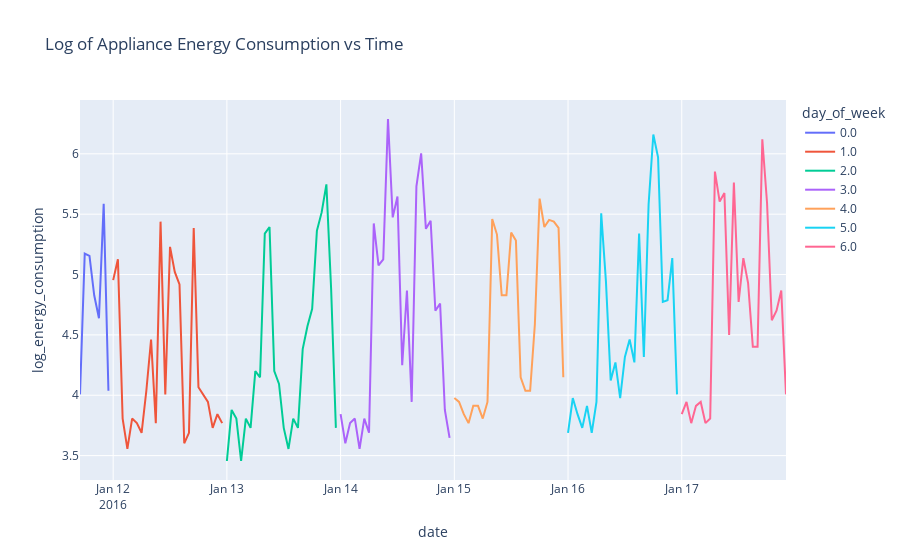

The notebook cell saved with this chart:
### Code cell
import plotly.express as px
# For clarity in visualization and presentation, 
# only consider the first 150 hours of data.
plot_length = 150
plot_df = resample_df.copy(deep=True).iloc[:plot_length] #浅いコピー　深いコピー　https://qiita.com/snowdrop/items/f132b26b46a94af3cc89

fig = px.line(plot_df,
              x="date",
              y="log_energy_consumption", 
              color="day_of_week", 
              title="Log of Appliance Energy Consumption vs Time")
fig.show()

### Figure 1 — Plotly figure (JSON) as saved in the notebook; plotly's stock layout.template omitted (floating-point values rounded to 4 significant figures)
{"data": [{"hovertemplate": "day_of_week=0.0<br>date=%{x}<br>log_energy_consumption=%{y}<extra></extra>", "legendgroup": "0.0", "line": {"color": "#636efa", "dash": "solid"}, "mode": "lines", "name": "0.0", "orientation": "v", "showlegend": true, "type": "scatter", "x": ["2016-01-11T17:00:00", "2016-01-11T18:00:00", "2016-01-11T19:00:00", "2016-01-11T20:00:00", "2016-01-11T21:00:00", "2016-01-11T22:00:00", "2016-01-11T23:00:00"], "xaxis": "x", "y": [4.007, 5.174, 5.155, 4.828, 4.638, 5.586, 4.037], "yaxis": "y"}, {"hovertemplate": "day_of_week=1.0<br>date=%{x}<br>log_energy_consumption=%{y}<extra></extra>", "legendgroup": "1.0", "line": {"color": "#EF553B", "dash": "solid"}, "mode": "lines", "name": "1.0", "orientation": "v", "showlegend": true, "type": "scatter", "x": ["2016-01-12T00:00:00", "2016-01-12T01:00:00", "2016-01-12T02:00:00", "2016-01-12T03:00:00", "2016-01-12T04:00:00", "2016-01-12T05:00:00", "2016-01-12T06:00:00", "2016-01-12T07:00:00", "2016-01-12T08:00:00", "2016-01-12T09:00:00", "2016-01-12T10:00:00", "2016-01-12T11:00:00", "2016-01-12T12:00:00", "2016-01-12T13:00:00", "2016-01-12T14:00:00", "2016-01-12T15:00:00", "2016-01-12T16:00:00", "2016-01-12T17:00:00", "2016-01-12T18:00:00", "2016-01-12T19:00:00", "2016-01-12T20:00:00", "2016-01-12T21:00:00", "2016-01-12T22:00:00", "2016-01-12T23:00:00"], "xaxis": "x", "y": [4.953, 5.126, 3.807, 3.555, 3.807, 3.769, 3.689, 4.037, 4.462, 3.769, 5.438, 4.007, 5.229, 5.022, 4.918, 3.602, 3.689, 5.386, 4.066, 4.007, 3.945, 3.73, 3.843, 3.769], "yaxis": "y"}, {"hovertemplate": "day_of_week=2.0<br>date=%{x}<br>log_energy_consumption=%{y}<extra></extra>", "legendgroup": "2.0", "line": {"color": "#00cc96", "dash": "solid"}, "mode": "lines", "name": "2.0", "orientation": "v", "showlegend": true, "type": "scatter", "x": ["2016-01-13T00:00:00", "2016-01-13T01:00:00", "2016-01-13T02:00:00", "2016-01-13T03:00:00", "2016-01-13T04:00:00", "2016-01-13T05:00:00", "2016-01-13T06:00:00", "2016-01-13T07:00:00", "2016-01-13T08:00:00", "2016-01-13T09:00:00", "2016-01-13T10:00:00", "2016-01-13T11:00:00", "2016-01-13T12:00:00", "2016-01-13T13:00:00", "2016-01-13T14:00:00", "2016-01-13T15:00:00", "2016-01-13T16:00:00", "2016-01-13T17:00:00", "2016-01-13T18:00:00", "2016-01-13T19:00:00", "2016-01-13T20:00:00", "2016-01-13T21:00:00", "2016-01-13T22:00:00", "2016-01-13T23:00:00"], "xaxis": "x", "y": [3.455, 3.878, 3.807, 3.455, 3.807, 3.73, 4.2, 4.148, 5.339, 5.394, 4.2, 4.094, 3.73, 3.555, 3.807, 3.73, 4.382, 4.571, 4.716, 5.363, 5.515, 5.747, 4.88, 3.73], "yaxis": "y"}, {"hovertemplate": "day_of_week=3.0<br>date=%{x}<br>log_energy_consumption=%{y}<extra></extra>", "legendgroup": "3.0", "line": {"color": "#ab63fa", "dash": "solid"}, "mode": "lines", "name": "3.0", "orientation": "v", "showlegend": true, "type": "scatter", "x": ["2016-01-14T00:00:00", "2016-01-14T01:00:00", "2016-01-14T02:00:00", "2016-01-14T03:00:00", "2016-01-14T04:00:00", "2016-01-14T05:00:00", "2016-01-14T06:00:00", "2016-01-14T07:00:00", "2016-01-14T08:00:00", "2016-01-14T09:00:00", "2016-01-14T10:00:00", "2016-01-14T11:00:00", "2016-01-14T12:00:00", "2016-01-14T13:00:00", "2016-01-14T14:00:00", "2016-01-14T15:00:00", "2016-01-14T16:00:00", "2016-01-14T17:00:00", "2016-01-14T18:00:00", "2016-01-14T19:00:00", "2016-01-14T20:00:00", "2016-01-14T21:00:00", "2016-01-14T22:00:00", "2016-01-14T23:00:00"], "xaxis": "x", "y": [3.843, 3.602, 3.769, 3.807, 3.555, 3.807, 3.689, 5.423, 5.075, 5.126, 6.288, 5.474, 5.647, 4.248, 4.868, 3.945, 5.731, 6.004, 5.378, 5.445, 4.7, 4.759, 3.878, 3.646], "yaxis": "y"}, {"hovertemplate": "day_of_week=4.0<br>date=%{x}<br>log_energy_consumption=%{y}<extra></extra>", "legendgroup": "4.0", "line": {"color": "#FFA15A", "dash": "solid"}, "mode": "lines", "name": "4.0", "orientation": "v", "showlegend": true, "type": "scatter", "x": ["2016-01-15T00:00:00", "2016-01-15T01:00:00", "2016-01-15T02:00:00", "2016-01-15T03:00:00", "2016-01-15T04:00:00", "2016-01-15T05:00:00", "2016-01-15T06:00:00", "2016-01-15T07:00:00", "2016-01-15T08:00:00", "2016-01-15T09:00:00", "2016-01-15T10:00:00", "2016-01-15T11:00:00", "2016-01-15T12:00:00", "2016-01-15T13:00:00", "2016-01-15T14:00:00", "2016-01-15T15:00:00", "2016-01-15T16:00:00", "2016-01-15T17:00:00", "2016-01-15T18:00:00", "2016-01-15T19:00:00", "2016-01-15T20:00:00", "2016-01-15T21:00:00", "2016-01-15T22:00:00", "2016-01-15T23:00:00"], "xaxis": "x", "y": [3.977, 3.945, 3.843, 3.769, 3.912, 3.912, 3.807, 3.945, 5.46, 5.331, 4.828, 4.828, 5.347, 5.282, 4.148, 4.037, 4.037, 4.588, 5.629, 5.394, 5.452, 5.438, 5.386, 4.148], "yaxis": "y"}, {"hovertemplate": "day_of_week=5.0<br>date=%{x}<br>log_energy_consumption=%{y}<extra></extra>", "legendgroup": "5.0", "line": {"color": "#19d3f3", "dash": "solid"}, "mode": "lines", "name": "5.0", "orientation": "v", "showlegend": true, "type": "scatter", "x": ["2016-01-16T00:00:00", "2016-01-16T01:00:00", "2016-01-16T02:00:00", "2016-01-16T03:00:00", "2016-01-16T04:00:00", "2016-01-16T05:00:00", "2016-01-16T06:00:00", "2016-01-16T07:00:00", "2016-01-16T08:00:00", "2016-01-16T09:00:00", "2016-01-16T10:00:00", "2016-01-16T11:00:00", "2016-01-16T12:00:00", "2016-01-16T13:00:00", "2016-01-16T14:00:00", "2016-01-16T15:00:00", "2016-01-16T16:00:00", "2016-01-16T17:00:00", "2016-01-16T18:00:00", "2016-01-16T19:00:00", "2016-01-16T20:00:00", "2016-01-16T21:00:00", "2016-01-16T22:00:00", "2016-01-16T23:00:00"], "xaxis": "x", "y": [3.689, 3.977, 3.843, 3.73, 3.912, 3.689, 3.945, 5.508, 4.942, 4.122, 4.272, 3.977, 4.317, 4.462, 4.272, 5.339, 4.317, 5.58, 6.16, 5.97, 4.774, 4.787, 5.136, 4.007], "yaxis": "y"}, {"hovertemplate": "day_of_week=6.0<br>date=%{x}<br>log_energy_consumption=%{y}<extra></extra>", "legendgroup": "6.0", "line": {"color": "#FF6692", "dash": "solid"}, "mode": "lines", "name": "6.0", "orientation": "v", "showlegend": true, "type": "scatter", "x": ["2016-01-17T00:00:00", "2016-01-17T01:00:00", "2016-01-17T02:00:00", "2016-01-17T03:00:00", "2016-01-17T04:00:00", "2016-01-17T05:00:00", "2016-01-17T06:00:00", "2016-01-17T07:00:00", "2016-01-17T08:00:00", "2016-01-17T09:00:00", "2016-01-17T10:00:00", "2016-01-17T11:00:00", "2016-01-17T12:00:00", "2016-01-17T13:00:00", "2016-01-17T14:00:00", "2016-01-17T15:00:00", "2016-01-17T16:00:00", "2016-01-17T17:00:00", "2016-01-17T18:00:00", "2016-01-17T19:00:00", "2016-01-17T20:00:00", "2016-01-17T21:00:00", "2016-01-17T22:00:00"], "xaxis": "x", "y": [3.843, 3.945, 3.769, 3.912, 3.945, 3.769, 3.807, 5.853, 5.605, 5.676, 4.5, 5.763, 4.774, 5.136, 4.93, 4.403, 4.403, 6.12, 5.592, 4.622, 4.7, 4.868, 4.007], "yaxis": "y"}], "layout": {"legend": {"title": {"text": "day_of_week"}, "tracegroupgap": 0}, "title": {"text": "Log of Appliance Energy Consumption vs Time"}, "xaxis": {"anchor": "y", "domain": [0, 1], "title": {"text": "date"}}, "yaxis": {"anchor": "x", "domain": [0, 1], "title": {"text": "log_energy_consumption"}}}}
